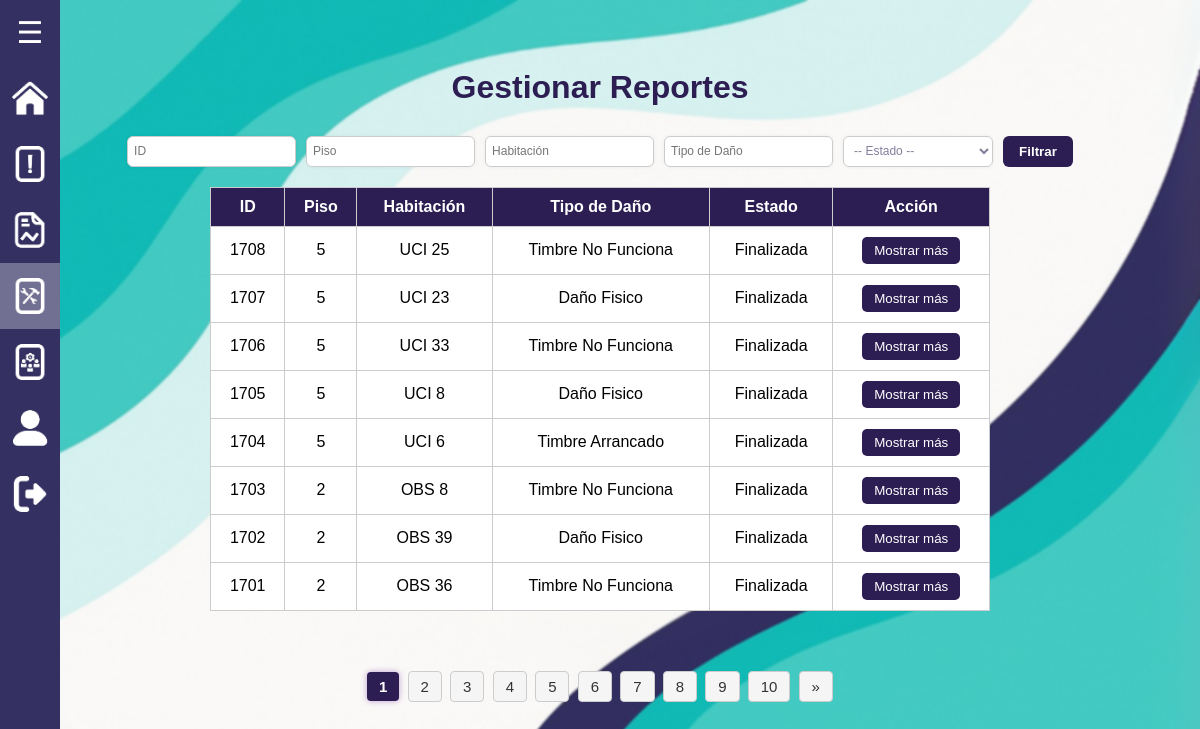
/roles/administrador_reportes/gestionar_reportes.php (signed in), run on an earlier commit of the app's database.
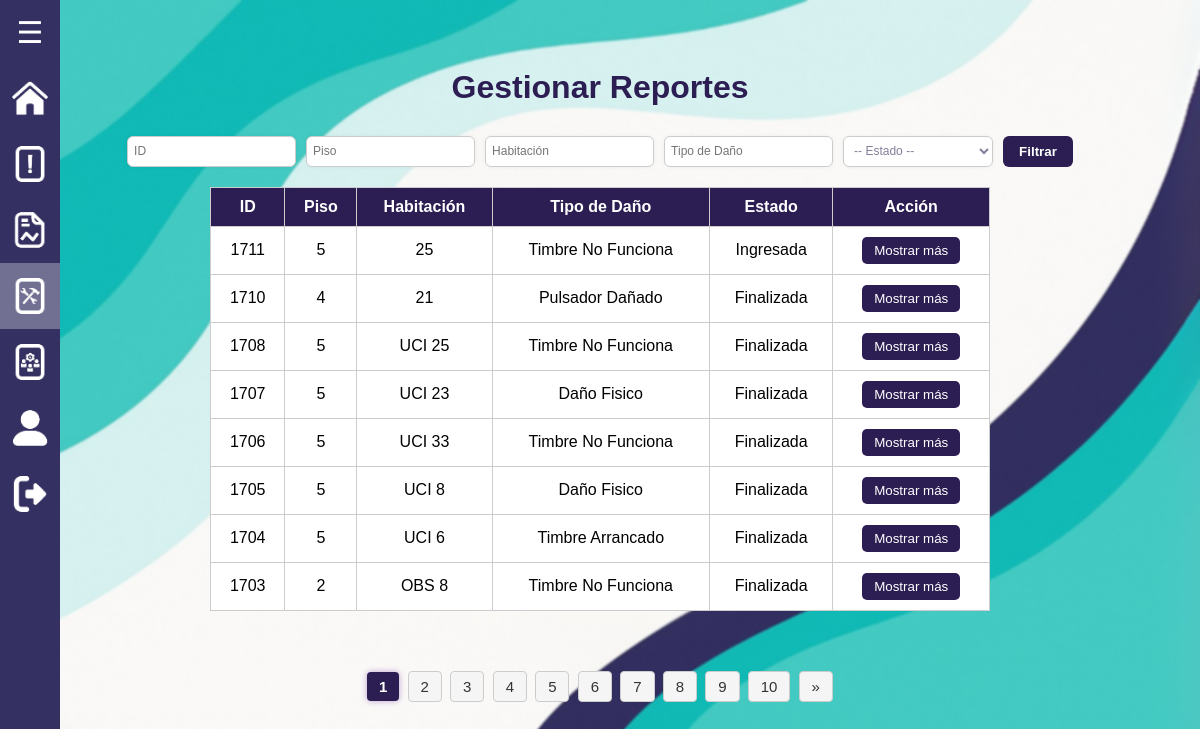
And on a later commit of the database.
### tables this page shows
CREATE TABLE `reportes` (
  `id` int(11) NOT NULL,
  `usuario_id` int(11) NOT NULL,
  `piso` int(11) NOT NULL,
  `habitacion` varchar(10) DEFAULT NULL,
  `reporte` text NOT NULL,
  `tipo_dano` varchar(255) NOT NULL,
  `fecha` timestamp NOT NULL DEFAULT current_timestamp(),
  `estado` varchar(50) DEFAULT 'Ingresada',
  `respuesta` text DEFAULT NULL,
  `fecha_creacion` datetime DEFAULT current_timestamp(),
  `fecha_respuesta` datetime DEFAULT NULL,
  `imagen_antes` longblob DEFAULT NULL,
  `imagen_despues` longblob DEFAULT NULL,
  `respondido_por` int(11) DEFAULT NULL
);

### roles/administrador_reportes/gestionar_reportes.php (the view, shortened to what this page needs)
<?php
$pdo = new PDO("mysql:host=localhost;dbname=cnl_report", 'root', '');
$pdo->setAttribute(PDO::ATTR_ERRMODE, PDO::ERRMODE_EXCEPTION);
$porPagina = 8;
$pagina = isset($_GET['pagina']) ? max(1, intval($_GET['pagina'])) : 1;
$inicio = ($pagina - 1) * $porPagina;
$filtros = [];
$parametros = [];
$where = $filtros ? "WHERE " . implode(" AND ", $filtros) : "";
$sql = "SELECT reportes.*, usuarios.primer_nombre AS nombre_responde
        FROM reportes
        LEFT JOIN usuarios ON reportes.respondido_por = usuarios.id
        $where
        ORDER BY reportes.id DESC
        LIMIT $inicio, $porPagina";
$stmt = $pdo->prepare($sql);
$stmt->execute($parametros);
$reportes = $stmt->fetchAll(PDO::FETCH_ASSOC);
$sqlTotal = "SELECT COUNT(*) FROM reportes $where";
$stmtTotal = $pdo->prepare($sqlTotal);
$stmtTotal->execute($parametros);
$totalRegistros = $stmtTotal->fetchColumn();
$totalPaginas = ceil($totalRegistros / $porPagina);
?>
<!DOCTYPE html>
<html lang="es">
<head>
    <link rel="stylesheet" href="../../css/estilos.css">
    <link rel="stylesheet" href="../../css/gestion_reportes.css">
</head>
<body>
    <?php include '../../menu_lateral/menu2.php'; ?>
    <h1>Gestionar Reportes</h1>
    <form method="GET" style="margin-bottom: 20px;">
        <input type="text" name="id" placeholder="ID" value="<?= $_GET['id'] ?? '' ?>">
        <input type="text" name="piso" placeholder="Piso" value="<?= $_GET['piso'] ?? '' ?>">
        <input type="text" name="habitacion" placeholder="Habitación" value="<?= $_GET['habitacion'] ?? '' ?>">
        <input type="text" name="tipo_dano" placeholder="Tipo de Daño" value="<?= $_GET['tipo_dano'] ?? '' ?>">
        <select name="estado">
            <option value="">-- Estado --</option>
        </select>
        <button type="submit">Filtrar</button>
    </form>
    <table>
        <thead>
            <tr>
                <th>ID</th>
                <th>Piso</th>
                <th>Habitación</th>
                <th>Tipo de Daño</th>
                <th>Estado</th>
                <th>Acción</th>
            </tr>
        </thead>
        <tbody>
        <?php foreach ($reportes as $reporte): ?>
            <tr>
                <td><?= $reporte['id'] ?></td>
                <td><?= htmlspecialchars($reporte['piso']) ?></td>
                <td><?= htmlspecialchars($reporte['habitacion']) ?></td>
                <td><?= htmlspecialchars($reporte['tipo_dano']) ?></td>
                <td><?= htmlspecialchars($reporte['estado']) ?></td>
                <td>
                    <button class="btn-ver" onclick="abrirModal(<?= $reporte['id'] ?>)">Mostrar más</button>
                </td>
            </tr>
        <?php endforeach; ?>
        </tbody>
    </table>
<?php
$maxLinks = 10;
$bloqueActual = ceil($pagina / $maxLinks);
$inicio = ($bloqueActual - 1) * $maxLinks + 1;
$fin = min($inicio + $maxLinks - 1, $totalPaginas);
?>
<div class="paginacion">
    <?php for ($i = $inicio; $i <= $fin; $i++): ?>
        <a href="?<?= http_build_query(array_merge($_GET, ['pagina' => $i])) ?>"
           class="<?= $i == $pagina ? 'pagina-actual' : '' ?>">
           <?= $i ?>
        </a>
    <?php endfor; ?>
    <?php if ($fin < $totalPaginas): ?>
        <a href="?<?= http_build_query(array_merge($_GET, ['pagina' => $fin + 1])) ?>">&raquo;</a>
    <?php endif; ?>
</div>
</body>
</html>

What changed in the data, as far as the page shows it:
no longer on this page (row unchanged): reportes: id "1702", piso "2", habitacion "OBS 39", tipo_dano "Daño Fisico", estado "Finalizada"
no longer on this page (row unchanged): reportes: id "1701", piso "2", habitacion "OBS 36", tipo_dano "Timbre No Funciona", estado "Finalizada"
added reportes: id "1711", piso "5", habitacion "25", tipo_dano "Timbre No Funciona", estado "Ingresada"
added reportes: id "1710", piso "4", habitacion "21", tipo_dano "Pulsador Dañado", estado "Finalizada"
